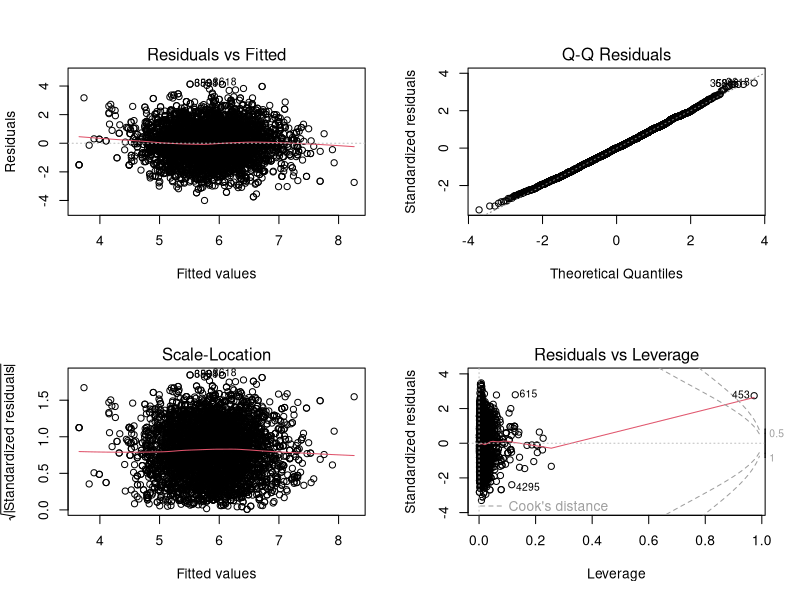
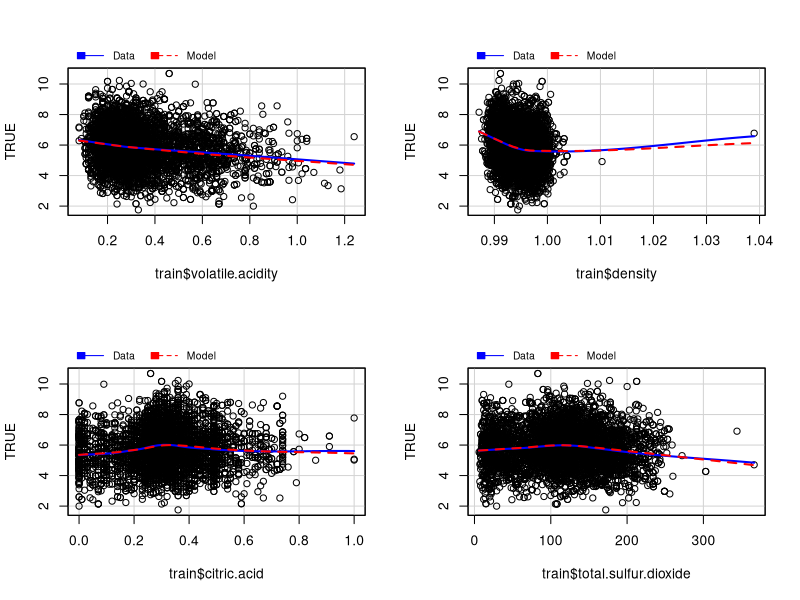
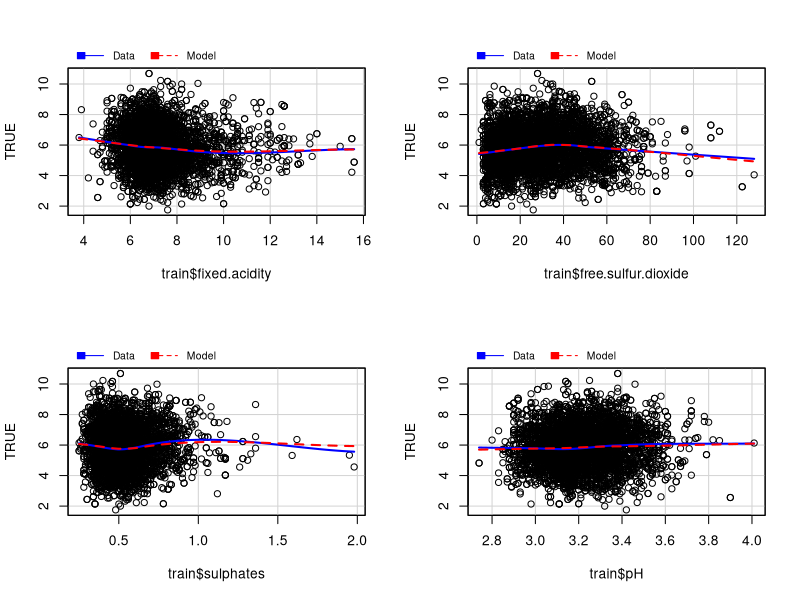
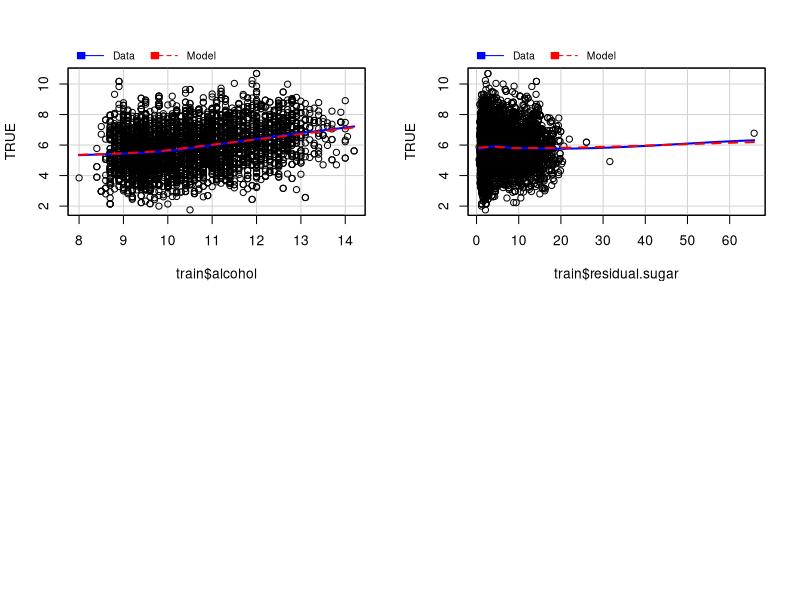
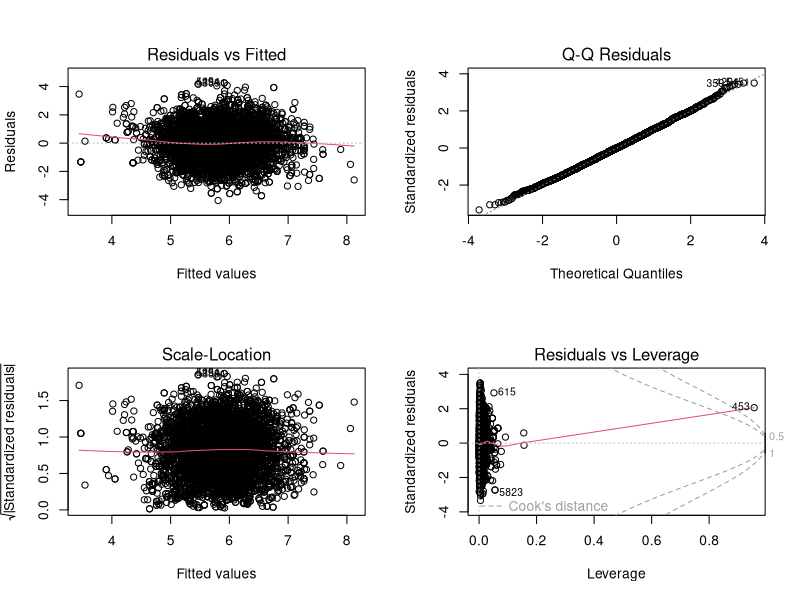
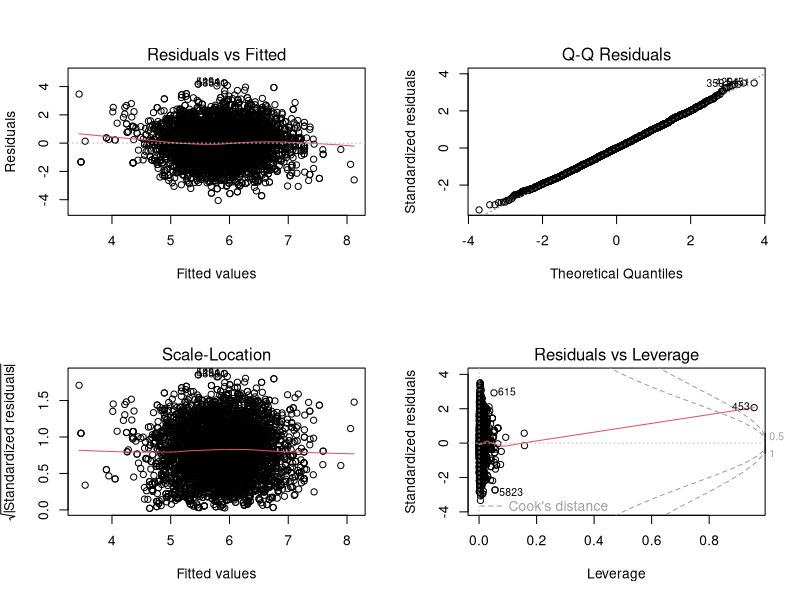

Write the R code that produced these figures, in order.
## ---- chunk 1
knitr::opts_chunk$set(echo = TRUE)
## ---- chunk 2
setwd("/Users/mnarayan/Documents/STATS_101A")
training <- read.csv("Wine 2017 Training Complete.csv", stringsAsFactors = F, header = T)
testing <- read.csv("Wine 2017 Testing.csv", stringsAsFactors = F, header = T)
## ---- chunk 3
## 70% of the sample size 
smp_size <- floor(0.70*nrow(training))
## set the seed to make partion reproducible (make sure odd and >10000)
set.seed(13457)
train_ind <- sample(seq_len(nrow(training)), size = smp_size)
train <- training[train_ind,]
test <- training[-train_ind,]
## ---- chunk 4
library(car)
nointeraction <- lm(Quality ~ alcohol + volatile.acidity + sulphates + residual.sugar + free.sulfur.dioxide + total.sulfur.dioxide + pH + fixed.acidity + citric.acid + chlorides, data = train)
vif(nointeraction)
## ---- chunk 5
newest <- lm(Quality ~ 
               volatile.acidity + residual.sugar + alcohol + pH + sulphates + free.sulfur.dioxide + fixed.acidity + total.sulfur.dioxide + citric.acid 
             +
               density:Wine.Color + volatile.acidity:Wine.Color + residual.sugar:Wine.Color + alcohol:Wine.Color + pH:Wine.Color + sulphates:Wine.Color + free.sulfur.dioxide:Wine.Color + fixed.acidity:Wine.Color + total.sulfur.dioxide:Wine.Color + citric.acid:Wine.Color
             +
               citric.acid:total.sulfur.dioxide + citric.acid:fixed.acidity + citric.acid:free.sulfur.dioxide + citric.acid:sulphates + citric.acid:pH + citric.acid:alcohol + citric.acid:residual.sugar + citric.acid:volatile.acidity + citric.acid:density
             +
               total.sulfur.dioxide:fixed.acidity + total.sulfur.dioxide:free.sulfur.dioxide + total.sulfur.dioxide:sulphates + total.sulfur.dioxide:density + total.sulfur.dioxide:pH + total.sulfur.dioxide:alcohol + total.sulfur.dioxide:residual.sugar + total.sulfur.dioxide:volatile.acidity + total.sulfur.dioxide:Wine.Color
             + 
               fixed.acidity:free.sulfur.dioxide + fixed.acidity:sulphates + fixed.acidity:pH + fixed.acidity:alcohol + fixed.acidity:residual.sugar + fixed.acidity:volatile.acidity + fixed.acidity:density
             +
               free.sulfur.dioxide:sulphates + free.sulfur.dioxide:pH + free.sulfur.dioxide:alcohol + free.sulfur.dioxide:residual.sugar + free.sulfur.dioxide:volatile.acidity + free.sulfur.dioxide:density
             +
               sulphates:pH + sulphates:alcohol + sulphates:residual.sugar + sulphates:volatile.acidity + sulphates:density
             +
               pH:alcohol + pH:residual.sugar + pH:volatile.acidity + pH:density
             +
               alcohol:residual.sugar + alcohol:volatile.acidity + alcohol:density
             +
               residual.sugar:volatile.acidity + residual.sugar:density
             +
               volatile.acidity:density, data = train)
summary(newest)
par(mfrow=c(2,2))
plot(newest)

# MMPS
par(mfrow=c(2,2))
mmp(newest, train$volatile.acidity)
mmp(newest, train$density)
mmp(newest, train$citric.acid)
mmp(newest, train$total.sulfur.dioxide)
par(mfrow=c(2,2))
mmp(newest, train$fixed.acidity)
mmp(newest, train$free.sulfur.dioxide)
mmp(newest, train$sulphates)
mmp(newest, train$pH)
par(mfrow=c(2,2))
mmp(newest, train$alcohol)
mmp(newest, train$residual.sugar)
## ---- chunk 6
# backward AIC
# backAIC <- step(newest, direction = "backward", data=train)
newbackAIC <- lm(Quality ~ volatile.acidity + residual.sugar + alcohol + pH + 
    sulphates + free.sulfur.dioxide + fixed.acidity + total.sulfur.dioxide + 
    citric.acid + density:Wine.Color + residual.sugar:Wine.Color + 
    pH:Wine.Color + free.sulfur.dioxide:Wine.Color + total.sulfur.dioxide:Wine.Color + 
    fixed.acidity:citric.acid + free.sulfur.dioxide:citric.acid + 
    sulphates:citric.acid + pH:citric.acid + alcohol:citric.acid + 
    residual.sugar:citric.acid + citric.acid:density + fixed.acidity:total.sulfur.dioxide + 
    free.sulfur.dioxide:total.sulfur.dioxide + sulphates:total.sulfur.dioxide + 
    residual.sugar:total.sulfur.dioxide + pH:fixed.acidity + 
    volatile.acidity:fixed.acidity + sulphates:free.sulfur.dioxide + 
    residual.sugar:free.sulfur.dioxide + volatile.acidity:free.sulfur.dioxide + 
    volatile.acidity:sulphates + alcohol:pH + residual.sugar:pH + 
    residual.sugar:alcohol + volatile.acidity:alcohol + alcohol:density + 
    volatile.acidity:residual.sugar + residual.sugar:density + 
    volatile.acidity:density, data=train)

# backward BIC
# n <- length(newest$residuals)
# backBIC <- step(newest, direction="backward", data=train, k=log(n))
newbackBIC <- lm(Quality ~ volatile.acidity + residual.sugar + alcohol + pH + 
    sulphates + free.sulfur.dioxide + fixed.acidity + total.sulfur.dioxide + 
    citric.acid + density:Wine.Color + pH:Wine.Color + total.sulfur.dioxide:Wine.Color + 
    residual.sugar:citric.acid + free.sulfur.dioxide:total.sulfur.dioxide + 
    sulphates:total.sulfur.dioxide + residual.sugar:total.sulfur.dioxide + 
    pH:fixed.acidity + volatile.acidity:fixed.acidity + residual.sugar:pH + 
    residual.sugar:alcohol + volatile.acidity:alcohol + alcohol:density + 
    volatile.acidity:residual.sugar + volatile.acidity:density, data=train)

# forward AIC
# init <- lm(Quality~1, data=train)
# forwardAIC <- step(init, scope = list(lower=~1, upper=~ volatile.acidity + residual.sugar + alcohol + pH + sulphates + free.sulfur.dioxide + fixed.acidity + total.sulfur.dioxide + citric.acid + density:Wine.Color + volatile.acidity:Wine.Color + residual.sugar:Wine.Color + alcohol:Wine.Color + pH:Wine.Color + sulphates:Wine.Color + free.sulfur.dioxide:Wine.Color + fixed.acidity:Wine.Color + total.sulfur.dioxide:Wine.Color + citric.acid:Wine.Color + citric.acid:total.sulfur.dioxide + citric.acid:fixed.acidity + citric.acid:free.sulfur.dioxide + citric.acid:sulphates + citric.acid:pH + citric.acid:alcohol + citric.acid:residual.sugar + citric.acid:volatile.acidity + citric.acid:density + total.sulfur.dioxide:fixed.acidity + total.sulfur.dioxide:free.sulfur.dioxide + total.sulfur.dioxide:sulphates + total.sulfur.dioxide:density + total.sulfur.dioxide:pH + total.sulfur.dioxide:alcohol + total.sulfur.dioxide:residual.sugar + total.sulfur.dioxide:volatile.acidity + total.sulfur.dioxide:Wine.Color +  fixed.acidity:free.sulfur.dioxide + fixed.acidity:sulphates + fixed.acidity:pH + fixed.acidity:alcohol + fixed.acidity:residual.sugar + fixed.acidity:volatile.acidity + fixed.acidity:density + free.sulfur.dioxide:sulphates + free.sulfur.dioxide:pH + free.sulfur.dioxide:alcohol + free.sulfur.dioxide:residual.sugar + free.sulfur.dioxide:volatile.acidity + free.sulfur.dioxide:density + sulphates:pH + sulphates:alcohol + sulphates:residual.sugar + sulphates:volatile.acidity + sulphates:density + pH:alcohol + pH:residual.sugar + pH:volatile.acidity + pH:density + alcohol:residual.sugar + alcohol:volatile.acidity + alcohol:density + residual.sugar:volatile.acidity + residual.sugar:density + volatile.acidity:density), direction="forward", data=train)
newforwAIC <- lm(Quality ~ alcohol + volatile.acidity + sulphates + residual.sugar + 
    free.sulfur.dioxide + total.sulfur.dioxide + pH + fixed.acidity + 
    alcohol:volatile.acidity + volatile.acidity:Wine.Color + 
    alcohol:free.sulfur.dioxide + sulphates:total.sulfur.dioxide + 
    sulphates:Wine.Color + residual.sugar:total.sulfur.dioxide + 
    free.sulfur.dioxide:total.sulfur.dioxide + alcohol:pH + free.sulfur.dioxide:Wine.Color + 
    residual.sugar:free.sulfur.dioxide + residual.sugar:density + 
    total.sulfur.dioxide:pH + residual.sugar:pH + alcohol:residual.sugar + 
    alcohol:density + pH:fixed.acidity + fixed.acidity:Wine.Color + 
    free.sulfur.dioxide:fixed.acidity + volatile.acidity:density + 
    pH:Wine.Color + Wine.Color:density + volatile.acidity:pH + 
    sulphates:free.sulfur.dioxide, data=train)

# forward BIC
#forwardBIC <- step(init, scope = list(lower=~1, upper=~ volatile.acidity + residual.sugar + alcohol + pH + sulphates + free.sulfur.dioxide + fixed.acidity + total.sulfur.dioxide + citric.acid+ density:Wine.Color + volatile.acidity:Wine.Color + residual.sugar:Wine.Color + alcohol:Wine.Color + pH:Wine.Color + sulphates:Wine.Color + free.sulfur.dioxide:Wine.Color + fixed.acidity:Wine.Color + total.sulfur.dioxide:Wine.Color + citric.acid:Wine.Color + citric.acid:total.sulfur.dioxide + citric.acid:fixed.acidity + citric.acid:free.sulfur.dioxide + citric.acid:sulphates + citric.acid:pH + citric.acid:alcohol + citric.acid:residual.sugar + citric.acid:volatile.acidity + citric.acid:density + total.sulfur.dioxide:fixed.acidity + total.sulfur.dioxide:free.sulfur.dioxide + total.sulfur.dioxide:sulphates + total.sulfur.dioxide:density + total.sulfur.dioxide:pH + total.sulfur.dioxide:alcohol + total.sulfur.dioxide:residual.sugar + total.sulfur.dioxide:volatile.acidity + total.sulfur.dioxide:Wine.Color + fixed.acidity:free.sulfur.dioxide + fixed.acidity:sulphates + fixed.acidity:pH + fixed.acidity:alcohol + fixed.acidity:residual.sugar + fixed.acidity:volatile.acidity + fixed.acidity:density + free.sulfur.dioxide:sulphates + free.sulfur.dioxide:pH + free.sulfur.dioxide:alcohol + free.sulfur.dioxide:residual.sugar + free.sulfur.dioxide:volatile.acidity + free.sulfur.dioxide:density + sulphates:pH + sulphates:alcohol + sulphates:residual.sugar + sulphates:volatile.acidity + sulphates:density + pH:alcohol + pH:residual.sugar + pH:volatile.acidity + pH:density + alcohol:residual.sugar + alcohol:volatile.acidity + alcohol:density + residual.sugar:volatile.acidity + residual.sugar:density + volatile.acidity:density), direction="forward", data=train, k=log(n))

newforwBIC <- lm(Quality ~ alcohol + volatile.acidity + sulphates + residual.sugar + 
    free.sulfur.dioxide + total.sulfur.dioxide + alcohol:volatile.acidity + 
    volatile.acidity:Wine.Color + alcohol:free.sulfur.dioxide + 
    sulphates:total.sulfur.dioxide + sulphates:Wine.Color + residual.sugar:total.sulfur.dioxide + 
    free.sulfur.dioxide:total.sulfur.dioxide, data=train)

# calc SSE function
calc_SSE <- function(mymodel, testing_data, transformation)
{
  y_hat <- predict(mymodel, testing_data[,c(2:13)])
  y_hat <- y_hat^(1/transformation)
  SSE <- sum((testing_data$Quality - y_hat)^2)
  return(SSE*3000/2100)
}

# COMPARE SSEs
calc_SSE(newbackAIC, test, 1) # 4585.088
calc_SSE(newforwAIC, test, 1) # 4554.559
calc_SSE(newbackBIC, test, 1) # 4576.628
calc_SSE(newforwBIC, test, 1) # 4565.236
## ---- chunk 7
# diagnostics of model
summary(newforwAIC)
par(mfrow=c(2,2))
plot(newforwAIC)

# delete bad leverage
train<-train[-453,]
finalmodel <- lm(Quality ~ alcohol + volatile.acidity + sulphates + residual.sugar + 
                   free.sulfur.dioxide + total.sulfur.dioxide + pH + fixed.acidity + 
                   alcohol:volatile.acidity + volatile.acidity:Wine.Color + 
                   alcohol:free.sulfur.dioxide + sulphates:total.sulfur.dioxide + 
                   sulphates:Wine.Color + residual.sugar:total.sulfur.dioxide + 
                   free.sulfur.dioxide:total.sulfur.dioxide + alcohol:pH + free.sulfur.dioxide:Wine.Color+
                   residual.sugar:free.sulfur.dioxide + residual.sugar:density + 
                   total.sulfur.dioxide:pH + residual.sugar:pH + alcohol:residual.sugar + 
                   alcohol:density + pH:fixed.acidity + fixed.acidity:Wine.Color + 
                   free.sulfur.dioxide:fixed.acidity + volatile.acidity:density + 
                   pH:Wine.Color + Wine.Color:density + volatile.acidity:pH + 
                   sulphates:free.sulfur.dioxide, data=train)
summary(finalmodel)
par(mfrow=c(2,2))
plot(finalmodel)

# prediction values using 3000 values of testing data (use to write csv)
finalpred<-predict(newforwAIC, testing)
results<-as.data.frame(cbind(1:3000, finalpred))
names(results)<-c("Case_number", "Y_hat")
